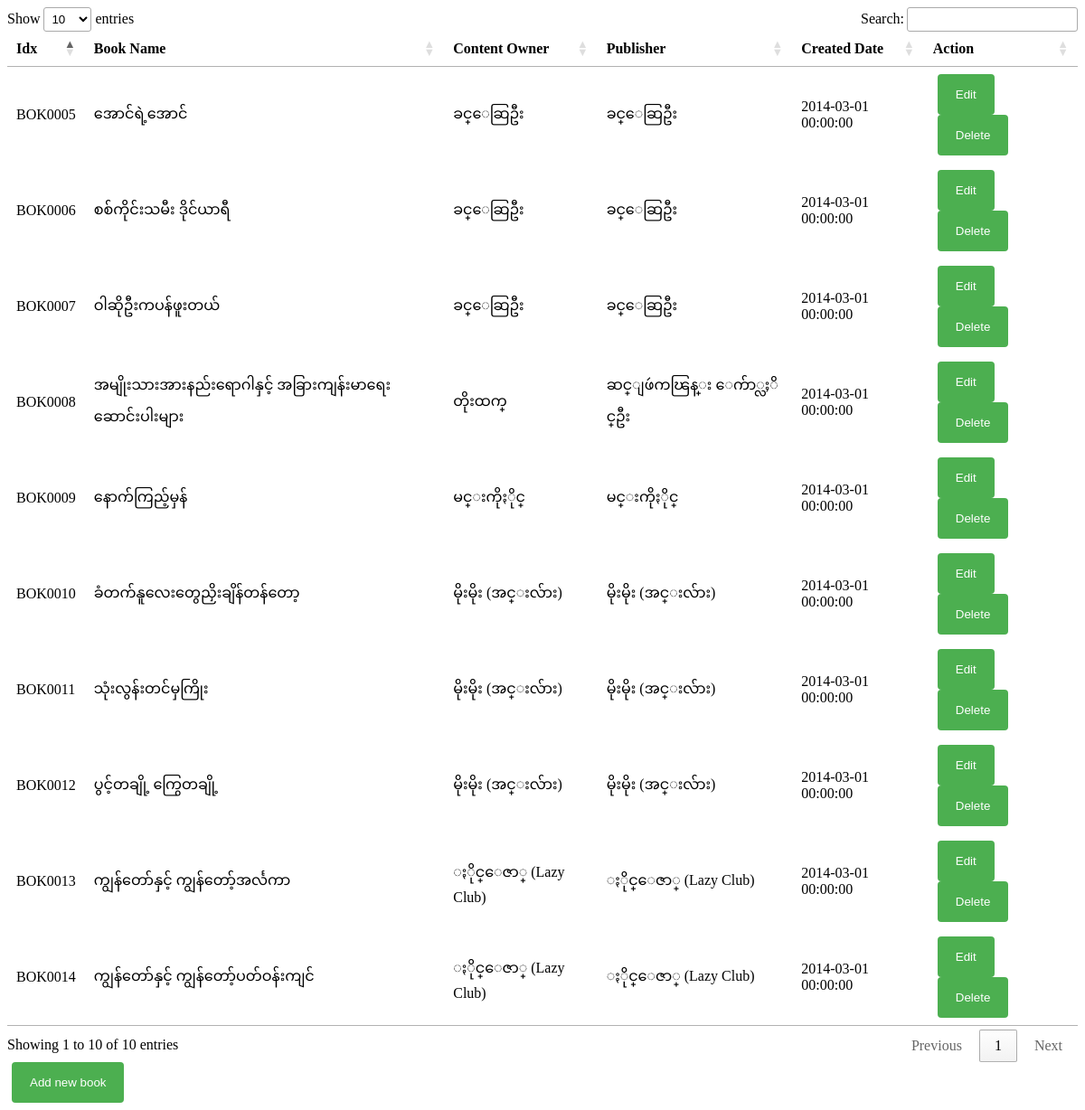
The page / on the database its author committed.
### tables this page shows
CREATE TABLE IF NOT EXISTS `tbl_book` (
`idx` int(11) NOT NULL,
  `co_id` int(11) NOT NULL,
  `publisher_id` int(11) NOT NULL,
  `book_uniq_idx` varchar(255) NOT NULL,
  `bookname` varchar(255) NOT NULL,
  `cover_photo` varchar(255) NOT NULL,
  `prize` int(11) NOT NULL,
  `created_timetick` timestamp NOT NULL DEFAULT CURRENT_TIMESTAMP
);

CREATE TABLE IF NOT EXISTS `content_owner` (
`idx` int(11) NOT NULL,
  `name` varchar(255) NOT NULL
);

CREATE TABLE IF NOT EXISTS `publisher` (
`idx` int(11) NOT NULL,
  `name` varchar(255) NOT NULL
);

### index.php (the view, shortened to what this page needs)
<?php
include 'db_connect.php';
$sql = "SELECT tbl_book.idx, tbl_book.book_uniq_idx, tbl_book.bookname, content_owner.name AS content_owner, publisher.name AS publisher, tbl_book.created_timetick FROM tbl_book
        INNER JOIN content_owner ON tbl_book.co_id = content_owner.idx
        INNER JOIN publisher ON tbl_book.publisher_id = publisher.idx";
$result = $conn->query($sql);
?>
<!DOCTYPE html>
<html lang="en">
<head>
    <link rel="stylesheet" type="text/css" href="https://cdn.datatables.net/1.10.21/css/jquery.dataTables.min.css">
    <link rel="stylesheet" type="text/css" href="style/update_modal.css">
    <link rel="stylesheet" type="text/css" href="style/booklist.css">
</head>
<body>
    <table id="bookTable">
        <thead>
            <tr>
                <th>Idx</th>
                <th>Book Name</th>
                <th>Content Owner</th>
                <th>Publisher</th>
                <th>Created Date</th>
                <th>Action</th>
            </tr>
        </thead>
        <tbody>
            <?php
            if ($result->num_rows > 0) {
                while ($row = $result->fetch_assoc()) {
                    echo "<tr>";
                    echo "<td>" . $row["book_uniq_idx"] . "</td>";
                    echo "<td>" . $row["bookname"] . "</td>";
                    echo "<td>" . $row["content_owner"] . "</td>";
                    echo "<td>" . $row["publisher"] . "</td>";
                    echo "<td>" . $row["created_timetick"] . "</td>";
                    echo '<td><button class="showUpdateModalBtn booklist-button" onclick="editBook(\'' . $row["idx"] . '\')">Edit</button>';
                    echo '<button class="booklist-button" onclick="deleteBook(\'' . $row["idx"] . '\')">Delete</button></td>';
                    echo "</tr>";
                }
            }
            ?>
        </tbody>
    </table>
    <button class="booklist-button"><a style="text-decoration:none;color:white"
            href="http://localhost/book_management/add_book.php">Add new book</a></button>
</body>
</html>

### style/booklist.css (style rules this page uses)
.booklist-button { background-color: #4caf50; color: #fff; padding: 15px 20px; border: none; border-radius: 4px; cursor: pointer; margin-right: 5px; margin-left: 5px; }

### rows shown on the page
tbl_book: book_uniq_idx "BOK0005", bookname "အောင်ရဲ့အောင်", content_owner.name "ခင္ေဆြဦး", publisher.name "ခင္ေဆြဦး", created_timetick "2014-03-01 00:00:00"
tbl_book: book_uniq_idx "BOK0006", bookname "စစ်ကိုင်းသမီး ဒိုင်ယာရီ", content_owner.name "ခင္ေဆြဦး", publisher.name "ခင္ေဆြဦး", created_timetick "2014-03-01 00:00:00"
tbl_book: book_uniq_idx "BOK0007", bookname "ဝါဆိုဦးကပန်ဖူးတယ်", content_owner.name "ခင္ေဆြဦး", publisher.name "ခင္ေဆြဦး", created_timetick "2014-03-01 00:00:00"
tbl_book: book_uniq_idx "BOK0008", bookname "အမျိုးသားအားနည်းရောဂါနှင့် အခြားကျန်းမာရေးဆောင်းပါးများ", content_owner.name "တိုးထက္", publisher.name "ဆင္ျဖဴကၽြန္း ေက်ာ္လႈိင္ဦး", created_timetick "2014-03-01 00:00:00"
tbl_book: book_uniq_idx "BOK0009", bookname "နောက်ကြည့်မှန်", content_owner.name "မင္းကိုႏိုင္", publisher.name "မင္းကိုႏိုင္", created_timetick "2014-03-01 00:00:00"
tbl_book: book_uniq_idx "BOK0010", bookname "ခံတက်နူလေးတွေညှိးချိန်တန်တော့", content_owner.name "မိုးမိုး (အင္းလ်ား)", publisher.name "မိုးမိုး (အင္းလ်ား)", created_timetick "2014-03-01 00:00:00"
tbl_book: book_uniq_idx "BOK0011", bookname "သုံးလွန်းတင်မှကြိုး", content_owner.name "မိုးမိုး (အင္းလ်ား)", publisher.name "မိုးမိုး (အင္းလ်ား)", created_timetick "2014-03-01 00:00:00"
tbl_book: book_uniq_idx "BOK0012", bookname "ပွင့်တချို့ ကြွေတချို့", content_owner.name "မိုးမိုး (အင္းလ်ား)", publisher.name "မိုးမိုး (အင္းလ်ား)", created_timetick "2014-03-01 00:00:00"
tbl_book: book_uniq_idx "BOK0013", bookname "ကျွန်တော်နှင့် ကျွန်တော့်အင်္လကာ", content_owner.name "ႏိုင္ေဇာ္ (Lazy Club)", publisher.name "ႏိုင္ေဇာ္ (Lazy Club)", created_timetick "2014-03-01 00:00:00"
tbl_book: book_uniq_idx "BOK0014", bookname "ကျွန်တော်နှင့် ကျွန်တော့်ပတ်ဝန်းကျင်", content_owner.name "ႏိုင္ေဇာ္ (Lazy Club)", publisher.name "ႏိုင္ေဇာ္ (Lazy Club)", created_timetick "2014-03-01 00:00:00"
